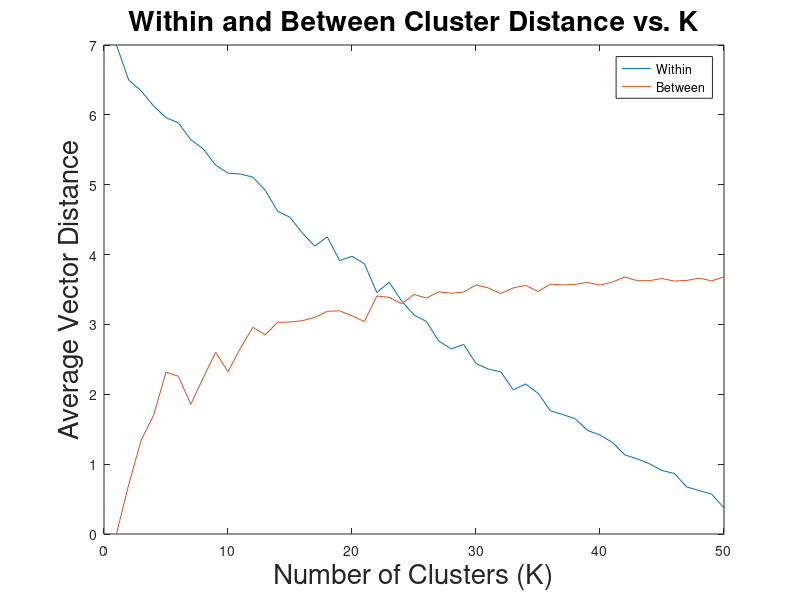

The MATLAB script that drew this image: (Note: this script raises an error after producing the figure.)
%% Import Data

CSV = importdata('all.csv');

%% Normalize the data

DATA = CSV.data;
NORM_DATA = DATA;

for i=1:size(DATA,2)
    if max(DATA(:,i)) ~= 0
        NORM_DATA(:,i) = DATA(:,i)/max(DATA(:,i));
    end
end

%% Plot average w/in cluster distance and between cluster distance vs. k

numKs = 50;

ks = zeros(numKs,1);

inClusterD = zeros(numKs,1);
betweenClusterD = zeros(numKs,1);

for k=1:numKs
    [IDX, C, sumd] = kmeans(NORM_DATA, k);
    ks(k) = k;
    inClusterD(k) = sum(sumd)/size(IDX,1);
    distances = zeros(k,1);
    for i=1:k
        for j=1:k
            distances(i) = distances(i) + norm(C(j,:)-C(i,:));
        end   
    end
    distances = distances/k;
    betweenClusterD(k) = sum(distances)/k;
end

plot(ks, inClusterD, ks, betweenClusterD);
xlabel('Number of Clusters (K)', 'FontSize', 20);
ylabel('Average Vector Distance', 'FontSize', 20);
title('Within and Between Cluster Distance vs. K', 'FontSize', 20);
legend('Within', 'Between')

%Resulting K is 19

%% Run 19-means and plot with PCA

k=19;

[IDX, C, sumd] = kmeans(NORM_DATA, k);

[COEFF,SCORE] = princomp(NORM_DATA);

colors = distinguishable_colors(k);

gscatter(SCORE(:,1), SCORE(:,2),IDX,colors,'',6^2,'off');
%scatter3(SCORE(:,1), SCORE(:,2), SCORE(:,3), 19, IDX, 'filled', 'SizeData',10^2);
%scatter(SCORE(:,1), SCORE(:,2), 19, IDX, 'filled','SizeData',10^2);
xlabel('First Principal Axis', 'FontSize', 20);
ylabel('Second Principal Axis', 'FontSize', 20);
title('K Means PCA Plot for k = 19', 'FontSize', 20);

%% Plot with TSNE

k=15;

[IDX, C, sumd] = kmeans(NORM_DATA, k);

SCORE = tsne(NORM_DATA,[],3);
colors = distinguishable_colors(k);
%scatter3(SCORE(:,1), SCORE(:,2), SCORE(:,3), 19, IDX, 'filled', 'SizeData',10^2);
gscatter(SCORE(:,1), SCORE(:,2),IDX,colors,'',6^2,'off');
%scatter(SCORE(:,1), SCORE(:,2), [],IDX, 'filled','SizeData',10^2);
xlabel('tSNE Axis 1', 'FontSize', 20);
ylabel('tSNE Axis 2', 'FontSize', 20);
title('15-Means Clustering plotted with tSNE', 'FontSize', 20);

%% Output the names of the clustered cities (to a text file)


for i = 1:k
    indices = find(IDX == i);
    x = CSV.textdata(indices)
end



%% Run Meanshift to compare number of clusters

[C,IDX,ClusterToData] = MeanShiftCluster(NORM_DATA',2.6,0);
ClusterToData
k = size(C,2) %number of clusters

%Result: too many singleton clusters, why might this be happening?

SCORE = tsne(NORM_DATA,[],3);
colors = distinguishable_colors(k);
%scatter3(SCORE(:,1), SCORE(:,2), SCORE(:,3), 19, IDX, 'filled', 'SizeData',10^2);
gscatter(SCORE(:,1), SCORE(:,2),IDX,colors,'',6^2,'off');
%scatter(SCORE(:,1), SCORE(:,2), [],IDX, 'filled','SizeData',10^2);
xlabel('tSNE Axis 1', 'FontSize', 20);
ylabel('tSNE Axis 2', 'FontSize', 20);
title('Mean Shift Clustering plotted with tSNE', 'FontSize', 20);


%% Plot to choose optimal h DETERMINED NOT USEFL

h = 2.2:.01:3.5;

h = h';

NN = 20;

betweenClusterD = zeros(size(h,1),1);
inClusterD = zeros(size(h,1),1);


for tau=1:size(h)
    for trial=1:NN
        [C,IDX,ClusterToData] = MeanShiftCluster(NORM_DATA',h(tau),0);
        C = C';
        k = size(C,1);
        distances = zeros(k,1);
        for i=1:k
            for j=1:k
                distances(i) = distances(i) + norm(C(j,:)-C(i,:));
            end
        end
        distances = distances/k;
        betweenClusterD(tau) = betweenClusterD(tau) + sum(distances)/k;
        
        
    end
end

betweenClusterD(tau) = betweenClusterD(tau)/NN;

plot(h,betweenClusterD)


%%

[COEFF,SCORE] = princomp(NORM_DATA);

%scatter3(SCORE(:,1), SCORE(:,2), SCORE(:,3), size(C,2), IDX, 'filled', 'SizeData',10^2);
scatter(SCORE(:,1), SCORE(:,2), 19, IDX, 'filled','SizeData',10^2);
xlabel('First Principal Axis', 'FontSize', 20);
ylabel('Second Principal Axis', 'FontSize', 20);
title('Mean Shift Cluster Plot for h = 2.6', 'FontSize', 20);

%% Can output this also to text file
